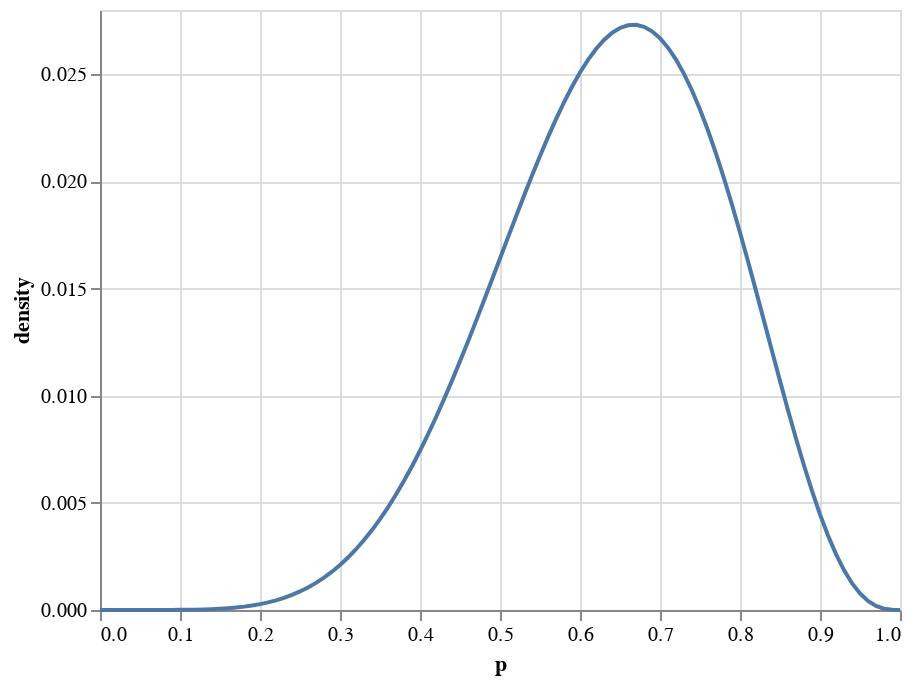

Source (notebook cell):
### Markdown cell above
_Looks good. Plotting the posterior:_

### Code cell
aux = pd.DataFrame(posterior).reset_index().rename({0:'prob'}, axis=1)
aux['p'] = aux['index']/100

alt.Chart(aux)\
   .mark_line()\
   .encode(
        x=alt.X('p', title='p'),
        y=alt.Y('prob', title='density')
          )

### Figure 1 — Vega-Lite specification as saved in the notebook (floating-point values rounded to 4 significant figures)
{"$schema": "https://vega.github.io/schema/vega-lite/v3.4.0.json", "config": {"mark": {"tooltip": null}, "view": {"height": 300, "width": 400}}, "data": {"name": "data-b34890800f3f2ad9a273f229533a54ea"}, "datasets": {"data-b34890800f3f2ad9a273f229533a54ea": [{"index": 0, "p": 0, "prob": 0}, {"index": 1, "p": 0.01, "prob": 8.151e-12}, {"index": 2, "p": 0.02, "prob": 5.06e-10}, {"index": 3, "p": 0.03, "prob": 5.589e-09}, {"index": 4, "p": 0.04, "prob": 3.044e-08}, {"index": 5, "p": 0.05, "prob": 1.125e-07}, {"index": 6, "p": 0.06, "prob": 3.255e-07}, {"index": 7, "p": 0.07, "prob": 7.949e-07}, {"index": 8, "p": 0.08, "prob": 1.715e-06}, {"index": 9, "p": 0.09, "prob": 3.364e-06}, {"index": 10, "p": 0.1, "prob": 6.124e-06}, {"index": 11, "p": 0.11, "prob": 1.049e-05}, {"index": 12, "p": 0.12, "prob": 1.709e-05}, {"index": 13, "p": 0.13, "prob": 2.67e-05}, {"index": 14, "p": 0.14, "prob": 4.023e-05}, {"index": 15, "p": 0.15, "prob": 5.876e-05}, {"index": 16, "p": 0.16, "prob": 8.353e-05}, {"index": 17, "p": 0.17, "prob": 0.0001159}, {"index": 18, "p": 0.18, "prob": 0.0001575}, {"index": 19, "p": 0.19, "prob": 0.00021}, {"index": 20, "p": 0.2, "prob": 0.0002753}, {"index": 21, "p": 0.21, "prob": 0.0003552}, {"index": 22, "p": 0.22, "prob": 0.000452}, {"index": 23, "p": 0.23, "prob": 0.0005677}, {"index": 24, "p": 0.24, "prob": 0.0007047}, {"index": 25, "p": 0.25, "prob": 0.0008652}, {"index": 26, "p": 0.26, "prob": 0.001052}, {"index": 27, "p": 0.27, "prob": 0.001266}, {"index": 28, "p": 0.28, "prob": 0.001511}, {"index": 29, "p": 0.29, "prob": 0.001788}, {"index": 30, "p": 0.3, "prob": 0.0021}, {"index": 31, "p": 0.31, "prob": 0.002449}, {"index": 32, "p": 0.32, "prob": 0.002836}, {"index": 33, "p": 0.33, "prob": 0.003263}, {"index": 34, "p": 0.34, "prob": 0.003731}, {"index": 35, "p": 0.35, "prob": 0.004241}, {"index": 36, "p": 0.36, "prob": 0.004793}, {"index": 37, "p": 0.37, "prob": 0.005389}, {"index": 38, "p": 0.38, "prob": 0.006028}, {"index": 39, "p": 0.39, "prob": 0.006709}, {"index": 40, "p": 0.4, "prob": 0.007432}, {"index": 41, "p": 0.41, "prob": 0.008195}, {"index": 42, "p": 0.42, "prob": 0.008996}, {"index": 43, "p": 0.43, "prob": 0.009834}, {"index": 44, "p": 0.44, "prob": 0.0107}, {"index": 45, "p": 0.45, "prob": 0.0116}, {"index": 46, "p": 0.46, "prob": 0.01253}, {"index": 47, "p": 0.47, "prob": 0.01348}, {"index": 48, "p": 0.48, "prob": 0.01445}, {"index": 49, "p": 0.49, "prob": 0.01542}, {"index": 50, "p": 0.5, "prob": 0.01641}, {"index": 51, "p": 0.51, "prob": 0.01739}, {"index": 52, "p": 0.52, "prob": 0.01837}, {"index": 53, "p": 0.53, "prob": 0.01933}, {"index": 54, "p": 0.54, "prob": 0.02027}, {"index": 55, "p": 0.55, "prob": 0.02119}, {"index": 56, "p": 0.56, "prob": 0.02207}, {"index": 57, "p": 0.57, "prob": 0.02291}, {"index": 58, "p": 0.58, "prob": 0.02369}, {"index": 59, "p": 0.59, "prob": 0.02442}, {"index": 60, "p": 0.6, "prob": 0.02508}, {"index": 61, "p": 0.61, "prob": 0.02567}, {"index": 62, "p": 0.62, "prob": 0.02618}, {"index": 63, "p": 0.63, "prob": 0.0266}, {"index": 64, "p": 0.64, "prob": 0.02693}, {"index": 65, "p": 0.65, "prob": 0.02716}, {"index": 66, "p": 0.66, "prob": 0.02729}, {"index": 67, "p": 0.67, "prob": 0.02731}, {"index": 68, "p": 0.68, "prob": 0.02721}, {"index": 69, "p": 0.69, "prob": 0.02701}, {"index": 70, "p": 0.7, "prob": 0.02668}, {"index": 71, "p": 0.71, "prob": 0.02624}, {"index": 72, "p": 0.72, "prob": 0.02569}, {"index": 73, "p": 0.73, "prob": 0.02502}, {"index": 74, "p": 0.74, "prob": 0.02424}, {"index": 75, "p": 0.75, "prob": 0.02336}, {"index": 76, "p": 0.76, "prob": 0.02238}, {"index": 77, "p": 0.77, "prob": 0.0213}, {"index": 78, "p": 0.78, "prob": 0.02014}, {"index": 79, "p": 0.79, "prob": 0.01891}, {"index": 80, "p": 0.8, "prob": 0.01762}, {"index": 81, "p": 0.81, "prob": 0.01627}, {"index": 82, "p": 0.82, "prob": 0.01489}, {"index": 83, "p": 0.83, "prob": 0.01349}, {"index": 84, "p": 0.84, "prob": 0.01209}, {"index": 85, "p": 0.85, "prob": 0.01069}, {"index": 86, "p": 0.86, "prob": 0.009325}, {"index": 87, "p": 0.87, "prob": 0.008002}, {"index": 88, "p": 0.88, "prob": 0.006741}, {"index": 89, "p": 0.89, "prob": 0.005556}, {"index": 90, "p": 0.9, "prob": 0.004464}, {"index": 91, "p": 0.91, "prob": 0.003477}, {"index": 92, "p": 0.92, "prob": 0.002608}, {"index": 93, "p": 0.93, "prob": 0.001864}, {"index": 94, "p": 0.94, "prob": 0.001252}, {"index": 95, "p": 0.95, "prob": 0.0007718}, {"index": 96, "p": 0.96, "prob": 0.0004208}, {"index": 97, "p": 0.97, "prob": 0.0001889}, {"index": 98, "p": 0.98, "prob": 5.953e-05}, {"index": 99, "p": 0.99, "prob": 7.908e-06}, {"index": 100, "p": 1, "prob": 0}]}, "encoding": {"x": {"field": "p", "title": "p", "type": "quantitative"}, "y": {"field": "prob", "title": "density", "type": "quantitative"}}, "mark": "line"}
